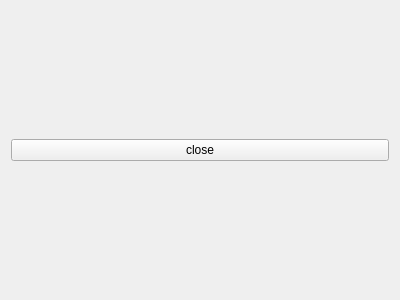
<?xml version="1.0" encoding="UTF-8"?>
<ui version="4.0">
 <class>Example</class>
 <widget class="QWidget" name="Example">
  <property name="geometry">
   <rect>
    <x>0</x>
    <y>0</y>
    <width>400</width>
    <height>300</height>
   </rect>
  </property>
  <property name="windowTitle">
   <string>Example</string>
  </property>
  <layout class="QVBoxLayout" name="verticalLayout">
   <item>
    <widget class="QPushButton" name="pushButton">
     <property name="text">
      <string>close</string>
     </property>
    </widget>
   </item>
  </layout>
 </widget>
 <resources/>
 <connections/>
</ui>
